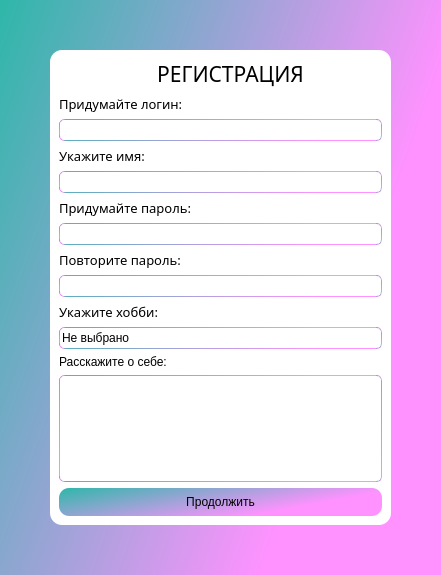
<?xml version="1.0" encoding="UTF-8"?>
<ui version="4.0">
 <class>Form</class>
 <widget class="QWidget" name="Form">
  <property name="geometry">
   <rect>
    <x>0</x>
    <y>0</y>
    <width>441</width>
    <height>575</height>
   </rect>
  </property>
  <property name="windowTitle">
   <string>Form</string>
  </property>
  <property name="styleSheet">
   <string notr="true">#Form{
background-color: qlineargradient(spread:pad, x1:0, y1:0, x2:0.869, y2:0.403818, stop:0 rgba(46, 183, 169, 255), stop:1 rgba(255, 146, 255, 255));
}
QLabel{
	
	font: 10pt &quot;Gadugi&quot;;
}
</string>
  </property>
  <layout class="QGridLayout" name="gridLayout">
   <property name="leftMargin">
    <number>50</number>
   </property>
   <property name="topMargin">
    <number>50</number>
   </property>
   <property name="rightMargin">
    <number>50</number>
   </property>
   <property name="bottomMargin">
    <number>50</number>
   </property>
   <item row="0" column="0">
    <widget class="QFrame" name="frame_main">
     <property name="styleSheet">
      <string notr="true">#frame_main{
	border-radius: 12;
	background-color: rgb(255, 255, 255);
}</string>
     </property>
     <property name="frameShape">
      <enum>QFrame::StyledPanel</enum>
     </property>
     <property name="frameShadow">
      <enum>QFrame::Raised</enum>
     </property>
     <layout class="QVBoxLayout" name="verticalLayout">
      <item>
       <layout class="QHBoxLayout" name="horizontalLayout" stretch="1,10,1">
        <item>
         <widget class="QPushButton" name="pushButton">
          <property name="styleSheet">
           <string notr="true"/>
          </property>
          <property name="text">
           <string/>
          </property>
          <property name="icon">
           <iconset>
            <normaloff>icons/arrow_back.png</normaloff>icons/arrow_back.png</iconset>
          </property>
          <property name="flat">
           <bool>true</bool>
          </property>
         </widget>
        </item>
        <item alignment="Qt::AlignHCenter|Qt::AlignVCenter">
         <widget class="QLabel" name="label">
          <property name="enabled">
           <bool>true</bool>
          </property>
          <property name="font">
           <font>
            <family>Gadugi</family>
            <pointsize>16</pointsize>
            <weight>9</weight>
            <italic>false</italic>
            <bold>false</bold>
           </font>
          </property>
          <property name="styleSheet">
           <string notr="true">font: 75 16pt &quot;Gadugi&quot;;</string>
          </property>
          <property name="text">
           <string>РЕГИСТРАЦИЯ</string>
          </property>
          <property name="alignment">
           <set>Qt::AlignCenter</set>
          </property>
         </widget>
        </item>
        <item>
         <spacer name="horizontalSpacer">
          <property name="orientation">
           <enum>Qt::Horizontal</enum>
          </property>
          <property name="sizeHint" stdset="0">
           <size>
            <width>40</width>
            <height>20</height>
           </size>
          </property>
         </spacer>
        </item>
       </layout>
      </item>
      <item>
       <widget class="QLabel" name="label_2">
        <property name="font">
         <font>
          <family>Gadugi</family>
          <pointsize>10</pointsize>
          <weight>50</weight>
          <italic>false</italic>
          <bold>false</bold>
         </font>
        </property>
        <property name="text">
         <string>Придумайте логин:</string>
        </property>
       </widget>
      </item>
      <item>
       <widget class="QLineEdit" name="le_login">
        <property name="styleSheet">
         <string notr="true">border-radius: 5;
border: 1px solid qlineargradient(spread:pad, x1:0, y1:0, x2:0.869, y2:0.403818, stop:0 rgba(46, 183, 169, 255), stop:1 rgba(255, 146, 255, 255));
padding: 2;</string>
        </property>
       </widget>
      </item>
      <item>
       <widget class="QLabel" name="label_4">
        <property name="font">
         <font>
          <family>Gadugi</family>
          <pointsize>10</pointsize>
          <weight>50</weight>
          <italic>false</italic>
          <bold>false</bold>
         </font>
        </property>
        <property name="text">
         <string>Укажите имя:</string>
        </property>
       </widget>
      </item>
      <item>
       <widget class="QLineEdit" name="le_name">
        <property name="styleSheet">
         <string notr="true">border-radius: 5;
border: 1px solid qlineargradient(spread:pad, x1:0, y1:0, x2:0.869, y2:0.403818, stop:0 rgba(46, 183, 169, 255), stop:1 rgba(255, 146, 255, 255));
padding: 2;</string>
        </property>
       </widget>
      </item>
      <item>
       <widget class="QLabel" name="label_3">
        <property name="font">
         <font>
          <family>Gadugi</family>
          <pointsize>10</pointsize>
          <weight>50</weight>
          <italic>false</italic>
          <bold>false</bold>
         </font>
        </property>
        <property name="text">
         <string>Придумайте пароль:</string>
        </property>
       </widget>
      </item>
      <item>
       <widget class="QLineEdit" name="le_pwd">
        <property name="styleSheet">
         <string notr="true">border-radius: 5;
border: 1px solid qlineargradient(spread:pad, x1:0, y1:0, x2:0.869, y2:0.403818, stop:0 rgba(46, 183, 169, 255), stop:1 rgba(255, 146, 255, 255));
padding: 2;</string>
        </property>
       </widget>
      </item>
      <item>
       <widget class="QLabel" name="label_5">
        <property name="font">
         <font>
          <family>Gadugi</family>
          <pointsize>10</pointsize>
          <weight>50</weight>
          <italic>false</italic>
          <bold>false</bold>
         </font>
        </property>
        <property name="text">
         <string>Повторите пароль:</string>
        </property>
       </widget>
      </item>
      <item>
       <widget class="QLineEdit" name="le_r_pwd">
        <property name="styleSheet">
         <string notr="true">border-radius: 5;
border: 1px solid qlineargradient(spread:pad, x1:0, y1:0, x2:0.869, y2:0.403818, stop:0 rgba(46, 183, 169, 255), stop:1 rgba(255, 146, 255, 255));
padding: 2;</string>
        </property>
       </widget>
      </item>
      <item>
       <widget class="QLabel" name="label_6">
        <property name="font">
         <font>
          <family>Gadugi</family>
          <pointsize>10</pointsize>
          <weight>50</weight>
          <italic>false</italic>
          <bold>false</bold>
         </font>
        </property>
        <property name="styleSheet">
         <string notr="true"/>
        </property>
        <property name="text">
         <string>Укажите хобби:</string>
        </property>
       </widget>
      </item>
      <item>
       <widget class="QComboBox" name="cb_hobby">
        <property name="styleSheet">
         <string notr="true">QComboBox{
border-radius: 5;
border: 1px solid qlineargradient(spread:pad, x1:0, y1:0, x2:0.869, y2:0.403818, stop:0 rgba(46, 183, 169, 255), stop:1 rgba(255, 146, 255, 255));
padding: 2;
}
QComboBox::drop-down { 
height: 0px;                    
width: 0px;
					
                     }</string>
        </property>
        <property name="iconSize">
         <size>
          <width>16</width>
          <height>16</height>
         </size>
        </property>
        <property name="frame">
         <bool>true</bool>
        </property>
        <item>
         <property name="text">
          <string>Не выбрано</string>
         </property>
        </item>
        <item>
         <property name="text">
          <string>Путешествия</string>
         </property>
        </item>
        <item>
         <property name="text">
          <string>Спорт</string>
         </property>
        </item>
        <item>
         <property name="text">
          <string>Исскуство</string>
         </property>
        </item>
        <item>
         <property name="text">
          <string>Пение</string>
         </property>
        </item>
        <item>
         <property name="text">
          <string>Танцы</string>
         </property>
        </item>
        <item>
         <property name="text">
          <string>Настольные игры</string>
         </property>
        </item>
        <item>
         <property name="text">
          <string>Компьютерные игры</string>
         </property>
        </item>
        <item>
         <property name="text">
          <string>Чтение</string>
         </property>
        </item>
        <item>
         <property name="text">
          <string>Другое</string>
         </property>
        </item>
       </widget>
      </item>
      <item>
       <widget class="QLabel" name="label_7">
        <property name="text">
         <string>Расскажите о себе:</string>
        </property>
       </widget>
      </item>
      <item>
       <widget class="QPlainTextEdit" name="pte_about">
        <property name="styleSheet">
         <string notr="true">border-radius: 5;
border: 1px solid qlineargradient(spread:pad, x1:0, y1:0, x2:0.869, y2:0.403818, stop:0 rgba(46, 183, 169, 255), stop:1 rgba(255, 146, 255, 255));
padding: 2;</string>
        </property>
       </widget>
      </item>
      <item>
       <spacer name="verticalSpacer_4">
        <property name="orientation">
         <enum>Qt::Vertical</enum>
        </property>
        <property name="sizeHint" stdset="0">
         <size>
          <width>17</width>
          <height>13</height>
         </size>
        </property>
       </spacer>
      </item>
      <item>
       <widget class="QPushButton" name="pb_next">
        <property name="styleSheet">
         <string notr="true">QPushButton{
background-color: qlineargradient(spread:pad, x1:0, y1:0, x2:0.869, y2:0.403818, stop:0 rgba(46, 183, 169, 255), stop:1 rgba(255, 146, 255, 255));
border: none;
border-radius: 10;
padding: 7;
}
QPushButton:hover:pressed{
	background-color: qlineargradient(spread:pad, x1:0, y1:0, x2:1, y2:1, stop:0 rgba(0, 16, 225, 255), stop:1 rgba(255, 72, 255, 255));
	color:  white;
}</string>
        </property>
        <property name="text">
         <string>Продолжить</string>
        </property>
       </widget>
      </item>
      <item>
       <spacer name="verticalSpacer_3">
        <property name="orientation">
         <enum>Qt::Vertical</enum>
        </property>
        <property name="sizeHint" stdset="0">
         <size>
          <width>20</width>
          <height>14</height>
         </size>
        </property>
       </spacer>
      </item>
     </layout>
    </widget>
   </item>
  </layout>
 </widget>
 <resources/>
 <connections/>
</ui>
